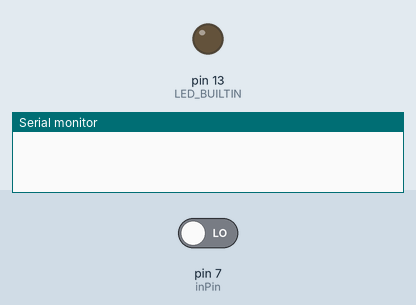
The sketch below on a simulated Arduino Uno, built with avr-gcc and run on an emulated ATmega328P. On the bench: output pins drawn as LEDs (lit = HIGH), the last lines printed to the serial monitor. The test bench sets the inputs (shaded band); at power-on: pin 7 (inPin) LOW.

Above: at 1.5 s.
1.6 s: pin 7 (inPin) driven HIGH
At 2.7 s:
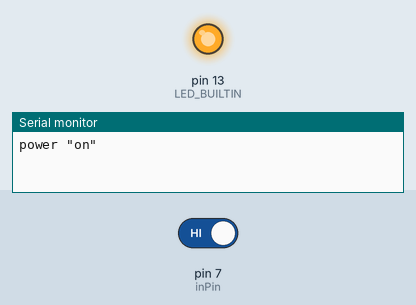
3.5 s: pin 7 (inPin) driven LOW
At 3.9 s:
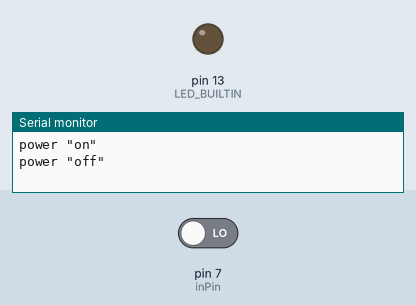
Timing chart, 0 to 6.5 s (numbered marks = the images above; inputs shaded):
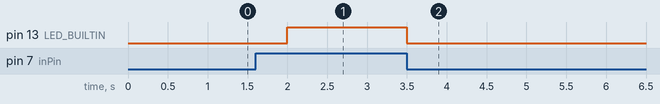

Measured:
- after the input at 1.6 s, pin 13 (LED_BUILTIN): LOW → HIGH after 0.40 s
- after the input at 3.5 s, pin 13 (LED_BUILTIN): HIGH → LOW at once

The sketch:

sony-projector-arduino-controller.ino
```cpp
// The arduino pin to use for detecting input voltage from the amplifier
// MUST USE A 12v to 5v circuit! Do not connect directly from amplifier!
int inPin = 7;

// Holds the prior state;
int pastVal = 0;

void setup() {

  pinMode(LED_BUILTIN, OUTPUT);

  // Start serial port
  // must match projector settings
  // 38400 and SERIAL_8E1 are common sony projector defaults
  Serial.begin(38400, SERIAL_8E1);

  // sets the digital pin 7 as input
  pinMode(inPin, INPUT);

  // Read once at startup to set initial state
  // But take no action. Keeps a restarting arduino
  // from randomly turning projector on and off
  // when the arduino restarts for whatever reason
  pastVal = digitalRead(inPin);

  if(pastVal == 1)
    digitalWrite(LED_BUILTIN, HIGH);
  else
    digitalWrite(LED_BUILTIN, LOW);

}

void loop() {

  // To protect against "quickly flagging" input
  delay(500);

  // Pull from the buffer, but do nothing with it
  while(Serial.available() > 0) {
    Serial.read();
  }

  // read the input pin
  int currentVal = digitalRead(inPin);

  // Handle change
  if(currentVal != pastVal) {

    if(currentVal == 1)
        turnOnProjector();
    else
        turnOffProjector();

    // Update state with new state
    pastVal = currentVal;
  }


}


void turnOnProjector() {
  digitalWrite(LED_BUILTIN, HIGH);
  Serial.write("power \"on\"\r\n");
}

void turnOffProjector() {
  digitalWrite(LED_BUILTIN, LOW);
  Serial.write("power \"off\"\r\n");
}
```
